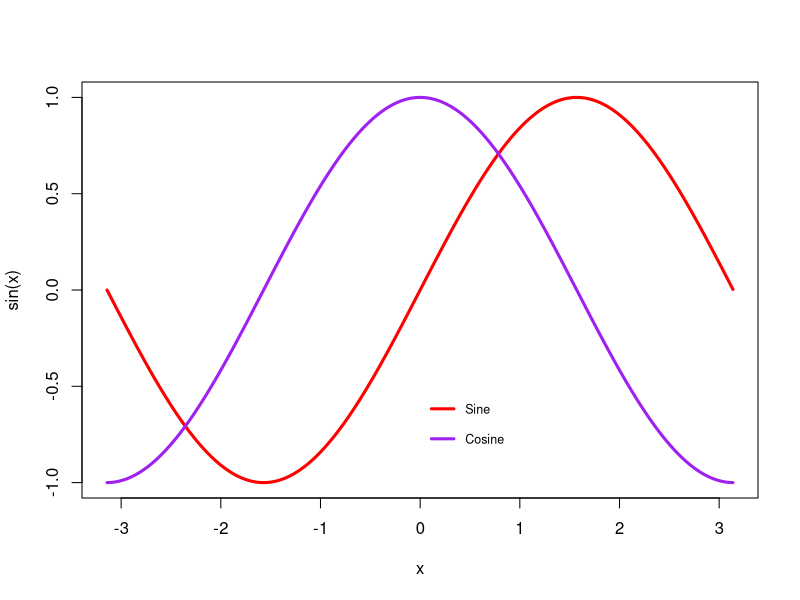

Reproduce this figure in R.

2+2

options(repr.plot.width=5, repr.plot.height=4) # Set plot height and width
x = seq(-pi, pi, by=0.01)
plot(x, sin(x), type="l", col="red", lwd = 3)
lines(x, cos(x), type="l", col="purple", lwd=3)
legend(0, -0.5, legend=c("Sine", "Cosine"), col=c("red", "purple"), lty=1,
       y.intersp=2, cex=0.75, box.lty = 0, lwd=3)

1 + 2
10*33
14 - 7
1/2

a = 10

a + 2
